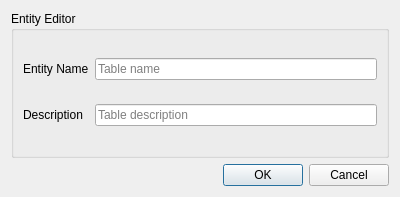
<?xml version="1.0" encoding="UTF-8"?>
<ui version="4.0">
 <class>dlgEntity</class>
 <widget class="QDialog" name="dlgEntity">
  <property name="geometry">
   <rect>
    <x>0</x>
    <y>0</y>
    <width>400</width>
    <height>197</height>
   </rect>
  </property>
  <property name="windowTitle">
   <string>Dialog</string>
  </property>
  <layout class="QGridLayout" name="gridLayout_2">
   <item row="0" column="0">
    <widget class="QGroupBox" name="groupBox">
     <property name="title">
      <string>Entity Editor</string>
     </property>
     <layout class="QGridLayout" name="gridLayout">
      <item row="0" column="1">
       <widget class="QLineEdit" name="txtTable">
        <property name="placeholderText">
         <string>Table name</string>
        </property>
       </widget>
      </item>
      <item row="0" column="0">
       <widget class="QLabel" name="label">
        <property name="minimumSize">
         <size>
          <width>60</width>
          <height>0</height>
         </size>
        </property>
        <property name="text">
         <string>Entity Name</string>
        </property>
       </widget>
      </item>
      <item row="1" column="0">
       <widget class="QLabel" name="label_2">
        <property name="maximumSize">
         <size>
          <width>60</width>
          <height>16777215</height>
         </size>
        </property>
        <property name="text">
         <string>Description</string>
        </property>
       </widget>
      </item>
      <item row="1" column="1">
       <widget class="QLineEdit" name="txtDesc">
        <property name="minimumSize">
         <size>
          <width>120</width>
          <height>0</height>
         </size>
        </property>
        <property name="placeholderText">
         <string>Table description</string>
        </property>
       </widget>
      </item>
     </layout>
    </widget>
   </item>
   <item row="1" column="0">
    <widget class="QDialogButtonBox" name="buttonBox">
     <property name="orientation">
      <enum>Qt::Horizontal</enum>
     </property>
     <property name="standardButtons">
      <set>QDialogButtonBox::Cancel|QDialogButtonBox::Ok</set>
     </property>
    </widget>
   </item>
  </layout>
 </widget>
 <resources/>
 <connections>
  <connection>
   <sender>buttonBox</sender>
   <signal>accepted()</signal>
   <receiver>dlgEntity</receiver>
   <slot>accept()</slot>
   <hints>
    <hint type="sourcelabel">
     <x>248</x>
     <y>254</y>
    </hint>
    <hint type="destinationlabel">
     <x>157</x>
     <y>274</y>
    </hint>
   </hints>
  </connection>
  <connection>
   <sender>buttonBox</sender>
   <signal>rejected()</signal>
   <receiver>dlgEntity</receiver>
   <slot>reject()</slot>
   <hints>
    <hint type="sourcelabel">
     <x>316</x>
     <y>260</y>
    </hint>
    <hint type="destinationlabel">
     <x>286</x>
     <y>274</y>
    </hint>
   </hints>
  </connection>
 </connections>
</ui>
